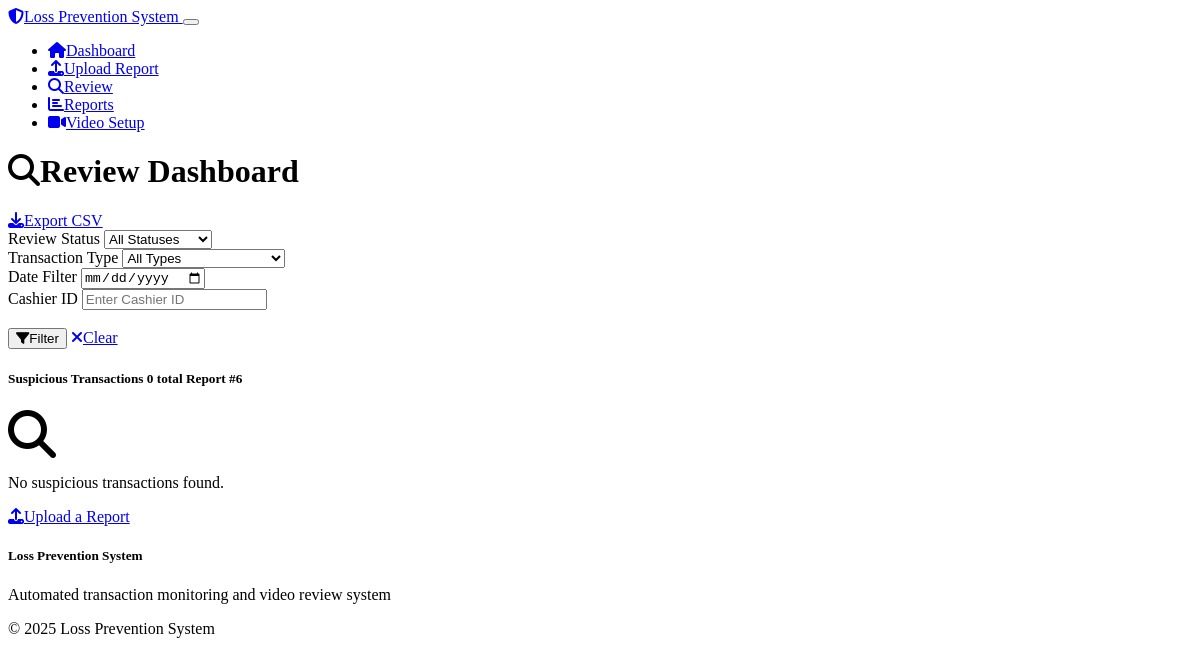
Before: /dashboard?report_id=6 with the older database file.
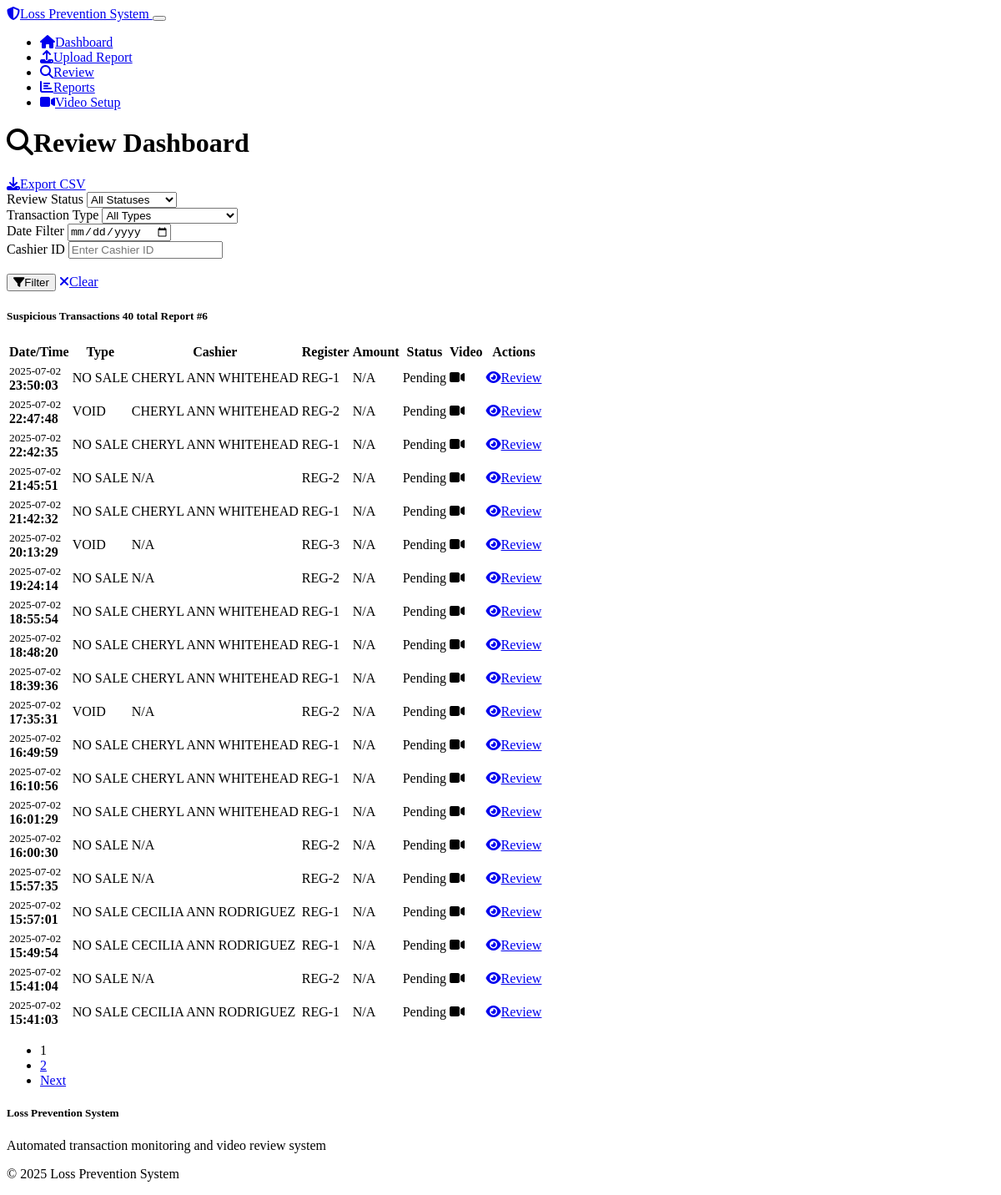
After: the same page with the newer database file.
### models.py (models this page shows)
class SuspiciousTransaction(db.Model):
    id = db.Column(db.Integer, primary_key=True)
    report_id = db.Column(db.Integer, db.ForeignKey('transaction_report.id'), nullable=False)
    transaction_timestamp = db.Column(db.DateTime, nullable=False)
    cashier_id = db.Column(db.String(50))
    register_id = db.Column(db.String(50))
    transaction_type = db.Column(db.String(50), nullable=False)  # VOID, REFUND, NO_SALE, DISCOUNT_REMOVED
    transaction_id = db.Column(db.String(100))
    amount = db.Column(db.Float)
    pump_number = db.Column(db.String(10))
    raw_data = db.Column(db.Text)  # Store original row data
    video_clip_path = db.Column(db.String(500))
    video_processed = db.Column(db.Boolean, default=False)
    video_error = db.Column(db.Text)
    review_status = db.Column(db.String(20), default='pending')  # pending, ok, review, fraud
    review_date = db.Column(db.DateTime)
    review_notes = db.Column(db.Text)
    created_date = db.Column(db.DateTime, default=datetime.utcnow)
    report = db.relationship('TransactionReport', backref=db.backref('suspicious_transactions_list', lazy=True))

### routes.py (the view, shortened to what this page needs)
@app.route('/dashboard')
def dashboard():
    page = request.args.get('page', 1, type=int)
    status_filter = request.args.get('status', 'all')
    transaction_type_filter = request.args.get('type', 'all')
    date_filter = request.args.get('date_filter', '')
    report_id = request.args.get('report_id', '', type=str)
    cashier_filter = request.args.get('cashier', '', type=str)
    query = SuspiciousTransaction.query
    if status_filter != 'all':
        query = query.filter_by(review_status=status_filter)
    if transaction_type_filter != 'all':
        query = query.filter_by(transaction_type=transaction_type_filter)
    if cashier_filter:
        query = query.filter_by(cashier_id=cashier_filter)
    if report_id:
        try:
            report_id_int = int(report_id)
            query = query.filter_by(report_id=report_id_int)
        except ValueError:
            flash(f'Invalid report ID: {report_id}', 'error')
    transactions = query.order_by(SuspiciousTransaction.transaction_timestamp.desc()).paginate(
        page=page, per_page=20, error_out=False
    )
    return render_template('dashboard.html',
                         transactions=transactions,
                         status_filter=status_filter,
                         transaction_type_filter=transaction_type_filter,
                         date_filter=date_filter,
                         report_id=report_id,
                         cashier_filter=cashier_filter)

### templates/dashboard.html (shortened to what this page needs)
{% extends "base.html" %}
{% block content %}
<div class="row">
    <div class="col-12">
        <div class="d-flex justify-content-between align-items-center mb-4">
            <h1><i class="fas fa-search me-2"></i>Review Dashboard</h1>
            <a href="{{ url_for('export_csv') }}" class="btn btn-success">
                <i class="fas fa-download me-2"></i>Export CSV
            </a>
        </div>
    </div>
</div>
<div class="row mb-4">
    <div class="col-12">
        <div class="card">
            <div class="card-body">
                <form method="GET" class="row g-3">
                    <div class="col-md-2">
                        <label for="status" class="form-label">Review Status</label>
                        <select class="form-select" id="status" name="status">
                            <option value="all" {% if status_filter == 'all' %}selected{% endif %}>All Statuses</option>
                        </select>
                    </div>
                    <div class="col-md-2">
                        <label for="type" class="form-label">Transaction Type</label>
                        <select class="form-select" id="type" name="type">
                            <option value="all" {% if transaction_type_filter == 'all' %}selected{% endif %}>All Types</option>
                        </select>
                    </div>
                    <div class="col-md-2">
                        <label for="date_filter" class="form-label">Date Filter</label>
                        <input type="date" class="form-control" id="date_filter" name="date_filter" value="{{ date_filter }}">
                    </div>
                    <div class="col-md-2">
                        <label for="cashier_filter" class="form-label">Cashier ID</label>
                        <input type="text" class="form-control" id="cashier_filter" name="cashier" value="{{ cashier_filter }}" placeholder="Enter Cashier ID">
                    </div>
                    <div class="col-md-2">
                        <label class="form-label">&nbsp;</label>
                        <div class="d-grid gap-2">
                            <button type="submit" class="btn btn-primary">
                                <i class="fas fa-filter me-2"></i>Filter
                            </button>
                            <a href="{{ url_for('dashboard') }}" class="btn btn-outline-secondary">
                                <i class="fas fa-times me-2"></i>Clear
                            </a>
                        </div>
                    </div>
                </form>
            </div>
        </div>
    </div>
</div>
<div class="row">
    <div class="col-12">
        <div class="card">
            <div class="card-header">
                <h5 class="card-title mb-0">
                    Suspicious Transactions
                    <span class="badge bg-secondary ms-2">{{ transactions.total }} total</span>
                    {% if report_id %}
                        <span class="badge bg-info ms-2">Report #{{ report_id }}</span>
                    {% endif %}
                </h5>
            </div>
            <div class="card-body">
                {% if transactions.items %}
                    <div class="table-responsive">
                        <table class="table table-striped">
                            <thead>
                                <tr>
                                    <th>Date/Time</th>
                                    <th>Type</th>
                                    <th>Cashier</th>
                                    <th>Register</th>
                                    <th>Amount</th>
                                    <th>Status</th>
                                    <th>Video</th>
                                    <th>Actions</th>
                                </tr>
                            </thead>
                            <tbody>
                                {% for transaction in transactions.items %}
                                <tr class="{% if transaction.review_status == 'fraud' %}table-danger{% elif transaction.review_status == 'review' %}table-warning{% elif transaction.review_status == 'ok' %}table-success{% endif %}">
                                    <td>
                                        <small class="text-muted">{{ transaction.transaction_timestamp.strftime('%Y-%m-%d') }}</small><br>
                                        <strong>{{ transaction.transaction_timestamp.strftime('%H:%M:%S') }}</strong>
                                    </td>
                                    <td>
                                        <span class="badge bg-warning">{{ transaction.transaction_type }}</span>
                                    </td>
                                    <td>{{ transaction.cashier_id or 'N/A' }}</td>
                                    <td>{{ transaction.register_id or 'N/A' }}</td>
                                    <td>
                                        {% if transaction.amount %}
                                            ${{ "%.2f"|format(transaction.amount) }}
                                        {% else %}
                                            N/A
                                        {% endif %}
                                    </td>
                                    <td>
                                        {% if transaction.review_status == 'pending' %}
                                            <span class="badge bg-secondary">Pending</span>
                                        {% elif transaction.review_status == 'ok' %}
                                            <span class="badge bg-success">OK</span>
                                        {% elif transaction.review_status == 'review' %}
                                            <span class="badge bg-warning">Review</span>
                                        {% elif transaction.review_status == 'fraud' %}
                                            <span class="badge bg-danger">Fraud</span>
                                        {% endif %}
                                    </td>
                                    <td>
                                        {% if transaction.video_processed and transaction.video_clip_path %}
                                            <i class="fas fa-video text-success" title="Video available"></i>
                                        {% elif transaction.video_error %}
                                            <i class="fas fa-video text-danger" title="Video error: {{ transaction.video_error }}"></i>
                                        {% else %}
                                            <i class="fas fa-clock text-muted" title="Processing"></i>
                                        {% endif %}
                                    </td>
                                    <td>
                                        <a href="{{ url_for('review_transaction', transaction_id=transaction.id,
                                                            date_filter=request.args.get('date_filter', ''),
                                                            status_filter=request.args.get('status', ''),
                                                            type_filter=request.args.get('type', ''),
                                                            report_id=request.args.get('report_id', ''),
                                                            cashier=request.args.get('cashier', ''),
                                                            page=request.args.get('page', 1)) }}"
                                           class="btn btn-sm btn-primary">
                                            <i class="fas fa-eye me-1"></i>Review
                                        </a>
                                    </td>
                                </tr>
                                {% endfor %}
                            </tbody>
                        </table>
                    </div>
                    {% if transactions.pages > 1 %}
                    <nav aria-label="Page navigation">
                        <ul class="pagination justify-content-center">
                            {% for page_num in transactions.iter_pages() %}
                                {% if page_num %}
                                    {% if page_num != transactions.page %}
                                        <li class="page-item">
                                            <a class="page-link" href="{{ url_for('dashboard', page=page_num, status=status_filter, type=transaction_type_filter, date_filter=date_filter, report_id=report_id, cashier=cashier_filter) }}">{{ page_num }}</a>
                                        </li>
                                    {% else %}
                                        <li class="page-item active">
                                            <span class="page-link">{{ page_num }}</span>
                                        </li>
                                    {% endif %}
                                {% else %}
                                    <li class="page-item disabled">
                                        <span class="page-link">...</span>
                                    </li>
                                {% endif %}
                            {% endfor %}
                            {% if transactions.has_next %}
                                <li class="page-item">
                                    <a class="page-link" href="{{ url_for('dashboard', page=transactions.next_num, status=status_filter, type=transaction_type_filter) }}">Next</a>
                                </li>
                            {% endif %}
                        </ul>
                    </nav>
                    {% endif %}
                {% else %}
                    <div class="text-center py-4">
                        <i class="fas fa-search fa-3x text-muted mb-3"></i>
                        <p class="text-muted">No suspicious transactions found.</p>
                        <a href="{{ url_for('upload_file') }}" class="btn btn-primary">
                            <i class="fas fa-upload me-2"></i>Upload a Report
                        </a>
                    </div>
                {% endif %}
            </div>
        </div>
    </div>
</div>
{% endblock %}

### templates/base.html (shortened to what this page needs)
<!DOCTYPE html>
<html lang="en" data-bs-theme="dark">
<head>
    <link href="https://cdn.replit.com/agent/bootstrap-agent-dark-theme.min.css" rel="stylesheet">
    <link href="https://cdn.jsdelivr.net/npm/video.js@8.6.1/dist/video-js.css" rel="stylesheet">
    <link href="https://cdnjs.cloudflare.com/ajax/libs/font-awesome/6.4.0/css/all.min.css" rel="stylesheet">
    <link href="{{ url_for('static', filename='css/style.css') }}" rel="stylesheet">
</head>
<body>
    <nav class="navbar navbar-expand-lg navbar-dark bg-dark">
        <div class="container">
            <a class="navbar-brand" href="{{ url_for('index') }}">
                <i class="fas fa-shield-alt me-2"></i>Loss Prevention System
            </a>
            <button class="navbar-toggler" type="button" data-bs-toggle="collapse" data-bs-target="#navbarNav">
            </button>
            <div class="collapse navbar-collapse" id="navbarNav">
                <ul class="navbar-nav ms-auto">
                    <li class="nav-item">
                        <a class="nav-link" href="{{ url_for('index') }}">
                            <i class="fas fa-home me-1"></i>Dashboard
                        </a>
                    </li>
                    <li class="nav-item">
                        <a class="nav-link" href="{{ url_for('upload_file') }}">
                            <i class="fas fa-upload me-1"></i>Upload Report
                        </a>
                    </li>
                    <li class="nav-item">
                        <a class="nav-link" href="{{ url_for('dashboard') }}">
                            <i class="fas fa-search me-1"></i>Review
                        </a>
                    </li>
                    <li class="nav-item">
                        <a class="nav-link" href="{{ url_for('reports') }}">
                            <i class="fas fa-chart-bar me-1"></i>Reports
                        </a>
                    </li>
                    <li class="nav-item">
                        <a class="nav-link" href="{{ url_for('video_settings') }}">
                            <i class="fas fa-video me-1"></i>Video Setup
                        </a>
                    </li>
                </ul>
            </div>
        </div>
    </nav>
    <main class="container mt-4">
        {% block content %}{% endblock %}
    </main>
    <footer class="bg-dark text-light mt-5 py-4">
        <div class="container">
            <div class="row">
                <div class="col-md-6">
                    <h5>Loss Prevention System</h5>
                    <p class="text-muted">Automated transaction monitoring and video review system</p>
                </div>
                <div class="col-md-6 text-end">
                    <p class="text-muted">© 2025 Loss Prevention System</p>
                </div>
            </div>
        </div>
    </footer>
</body>
</html>

Changed rows visible on the page:
added SuspiciousTransaction: amount "N/A", review_status "Pending"
added SuspiciousTransaction: amount "N/A", review_status "Pending"
added SuspiciousTransaction: amount "N/A", review_status "Pending"
added SuspiciousTransaction: amount "N/A", review_status "Pending"
added SuspiciousTransaction: amount "N/A", review_status "Pending"
added SuspiciousTransaction: amount "N/A", review_status "Pending"
added SuspiciousTransaction: amount "N/A", review_status "Pending"
added SuspiciousTransaction: amount "N/A", review_status "Pending"
added SuspiciousTransaction: amount "N/A", review_status "Pending"
added SuspiciousTransaction: amount "N/A", review_status "Pending"
added SuspiciousTransaction: amount "N/A", review_status "Pending"
added SuspiciousTransaction: amount "N/A", review_status "Pending"
added SuspiciousTransaction: amount "N/A", review_status "Pending"
added SuspiciousTransaction: amount "N/A", review_status "Pending"
added SuspiciousTransaction: amount "N/A", review_status "Pending"
added SuspiciousTransaction: amount "N/A", review_status "Pending"
added SuspiciousTransaction: amount "N/A", review_status "Pending"
added SuspiciousTransaction: amount "N/A", review_status "Pending"
added SuspiciousTransaction: amount "N/A", review_status "Pending"
added SuspiciousTransaction: amount "N/A", review_status "Pending"
Other visible differences:
{{ transactions.total }}: "0" → "40"
text no longer shown: "No suspicious transactions found. Upload a Report"
text now shown: "Date/Time Type Cashier Register Amount Status Video Actions Next"
new list line: "1"
new list line: "2"
